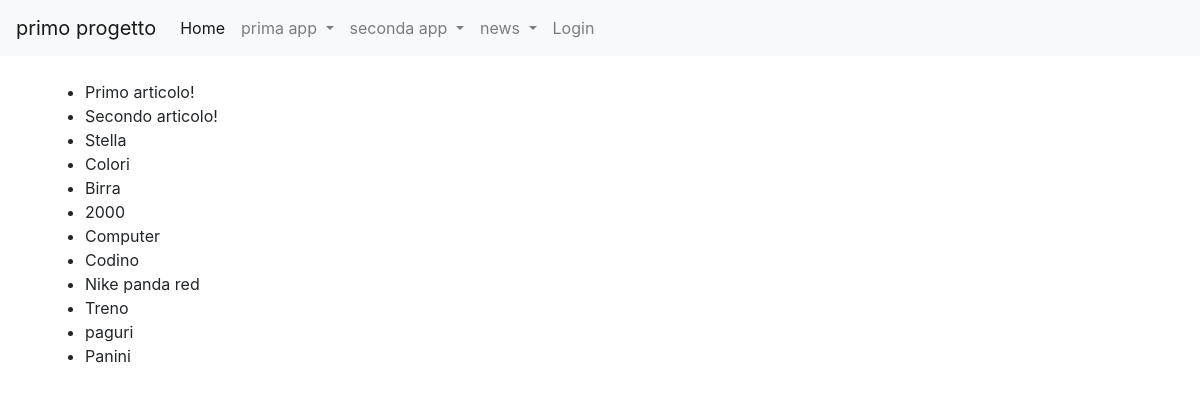
The app's page /news/listaArticoli with its own data.
### news/models.py (models this page shows)
class Articolo (models.Model):
  titolo = models.CharField(max_length=100)
  contenuto = models.TextField()
  giornalista = models.ForeignKey(Giornalista, on_delete=models.CASCADE, related_name="articoli")
  data=models.DateField(auto_now=True, blank=True)
  visualizzazioni=models.IntegerField (default=0, blank=True)
  def __str__(self):
    return self.titolo
  class Meta:
    verbose_name = "Articolo"
    verbose_name_plural = "Articoli"

### news/views.py (the view)
# urls.py: path('listaArticoli', listaArticoli, name="listaArticoli"),
def listaArticoli (request,pk=None):
    articoli = Articolo.objects.all()
    context = {
        'articoli': articoli,
    }
    return render (request, 'listaArticoli.html', context)

### news/templates/listaArticoli.html (shortened to what this page needs)
{% extends 'base.html' %}
{% block content %}
    <ul>
    {%for articolo in articoli %}
        <li>{{articolo}}</li>
    {%endfor%}
    </ul>
{%endblock content%}

### records on screen
Articolo: titolo "Primo articolo!"
Articolo: titolo "Secondo articolo!"
Articolo: titolo "Stella"
Articolo: titolo "Colori"
Articolo: titolo "Birra"
Articolo: titolo "2000"
Articolo: titolo "Computer"
Articolo: titolo "Codino"
Articolo: titolo "Nike panda red"
Articolo: titolo "Treno"
Articolo: titolo "paguri"
Articolo: titolo "Panini"
